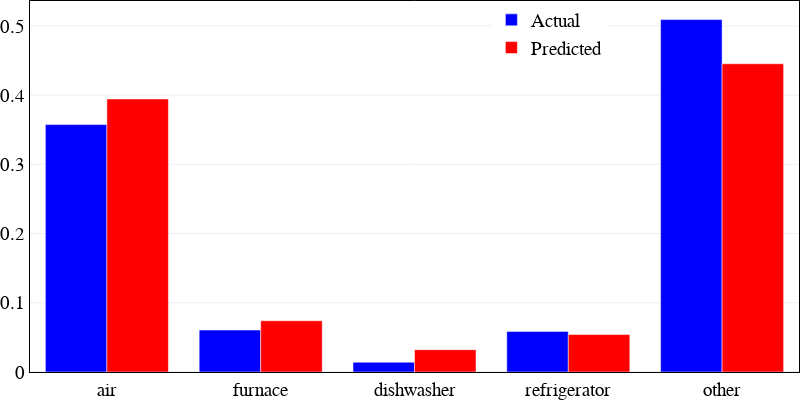

Source (notebook cell):
### Markdown cell above
### bar chat

### Code cell
import plotly.graph_objects as go
labels = ['air', 'furnace', 'dishwasher', 'refrigerator', 'other']
bar_chart_true = []
bar_chart_pred = []
# y_use_true = np.asarray(x_test_sum)[0:,house].sum()

house = 6
for i in range(len(x_test)):
    true_val = np.asarray(x_test[list(x_test.keys())[i]])[:,house]
    pred_val = np.asarray(list(x_predict)[i])[:,house]
    bar_chart_true.append(true_val.sum())
    bar_chart_pred.append(pred_val.sum())

bar_chart_pred /= sum(bar_chart_pred)
bar_chart_true /= sum(bar_chart_true)

fig = go.Figure(data=[
    go.Bar(name='Actual', x=labels, y=bar_chart_true, marker_color='blue'),
    go.Bar(name='Predicted', x=labels, y=bar_chart_pred, marker_color='red')
])
fig.update_layout(showlegend=True, height=400, width=800,  
                      template="plotly_white", font=dict(
        family="Times New Roman",
        size=19,
        color="black"                    
    ))
fig.update_layout(legend=dict(x=0.6, y=1), margin=dict(l=0, r=0, t=0, b=0))
fig.update_xaxes(showline=True, linewidth=1, linecolor='black',  mirror=True)
fig.update_yaxes(showline=True, linewidth=1, linecolor='black', mirror=True)
# Change the bar mode
fig.update_layout(barmode='group')
fig.write_image("figures/summer_per.eps")
fig.show()

### Figure 1 — Plotly figure (JSON) as saved in the notebook; plotly's stock layout.template omitted (floating-point values rounded to 4 significant figures)
{"data": [{"marker": {"color": "blue"}, "name": "Actual", "type": "bar", "x": ["air", "furnace", "dishwasher", "refrigerator", "other"], "y": [0.3574, 0.06059, 0.01415, 0.05866, 0.5092]}, {"marker": {"color": "red"}, "name": "Predicted", "type": "bar", "x": ["air", "furnace", "dishwasher", "refrigerator", "other"], "y": [0.3944, 0.07402, 0.03222, 0.05405, 0.4453]}], "layout": {"barmode": "group", "font": {"color": "black", "family": "Times New Roman", "size": 19}, "height": 400, "legend": {"x": 0.6, "y": 1}, "margin": {"b": 0, "l": 0, "r": 0, "t": 0}, "showlegend": true, "width": 800, "xaxis": {"linecolor": "black", "linewidth": 1, "mirror": true, "showline": true}, "yaxis": {"linecolor": "black", "linewidth": 1, "mirror": true, "showline": true}}}
